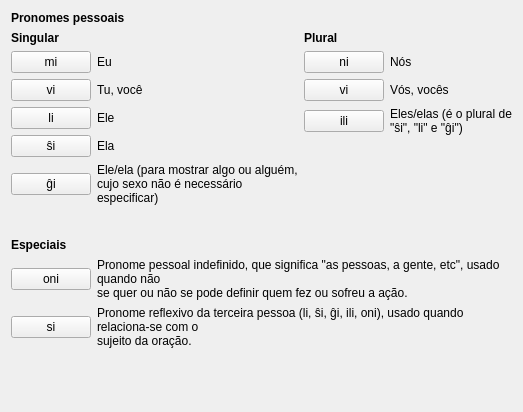
     <widget class="QWidget" name="tab_2">
      <attribute name="icon">
       <iconset resource="ikonoj.qrc">
        <normaloff>:/ikonoj/leciono.png</normaloff>:/ikonoj/leciono.png</iconset>
      </attribute>
      <attribute name="title">
       <string>3</string>
      </attribute>
      <layout class="QVBoxLayout" name="verticalLayout_9" stretch="0,0,1,0,2">
       <item>
        <widget class="titolo" name="Lec01_Label12">
         <property name="font">
          <font>
           <weight>75</weight>
           <bold>true</bold>
          </font>
         </property>
         <property name="text">
          <string notr="true">Pronomes pessoais</string>
         </property>
        </widget>
       </item>
       <item>
        <layout class="QHBoxLayout" name="horizontalLayout_40">
         <item>
          <layout class="QVBoxLayout" name="verticalLayout_6">
           <item>
            <widget class="QLabel" name="Lec01_Label131">
             <property name="font">
              <font>
               <weight>75</weight>
               <bold>true</bold>
              </font>
             </property>
             <property name="text">
              <string notr="true">Singular</string>
             </property>
             <property name="wordWrap">
              <bool>true</bool>
             </property>
            </widget>
           </item>
           <item>
            <layout class="QHBoxLayout" name="horizontalLayout_10">
             <item>
              <widget class="klakbutono" name="Lec01_Button183">
               <property name="sizePolicy">
                <sizepolicy hsizetype="Maximum" vsizetype="Fixed">
                 <horstretch>0</horstretch>
                 <verstretch>0</verstretch>
                </sizepolicy>
               </property>
               <property name="maximumSize">
                <size>
                 <width>16777215</width>
                 <height>16777215</height>
                </size>
               </property>
               <property name="text">
                <string notr="true">mi</string>
               </property>
              </widget>
             </item>
             <item>
              <widget class="QLabel" name="Lec01_Label13">
               <property name="text">
                <string notr="true">Eu</string>
               </property>
               <property name="wordWrap">
                <bool>true</bool>
               </property>
              </widget>
             </item>
            </layout>
           </item>
           <item>
            <layout class="QHBoxLayout" name="horizontalLayout_20">
             <item>
              <widget class="klakbutono" name="Lec01_Button184">
               <property name="sizePolicy">
                <sizepolicy hsizetype="Maximum" vsizetype="Fixed">
                 <horstretch>0</horstretch>
                 <verstretch>0</verstretch>
                </sizepolicy>
               </property>
               <property name="maximumSize">
                <size>
                 <width>16777215</width>
                 <height>16777215</height>
                </size>
               </property>
               <property name="text">
                <string notr="true">vi</string>
               </property>
              </widget>
             </item>
             <item>
              <widget class="QLabel" name="Lec01_Label14">
               <property name="text">
                <string notr="true">Tu, você</string>
               </property>
               <property name="wordWrap">
                <bool>true</bool>
               </property>
              </widget>
             </item>
            </layout>
           </item>
           <item>
            <layout class="QHBoxLayout" name="horizontalLayout_32">
             <item>
              <widget class="klakbutono" name="Lec01_Button185">
               <property name="sizePolicy">
                <sizepolicy hsizetype="Maximum" vsizetype="Fixed">
                 <horstretch>0</horstretch>
                 <verstretch>0</verstretch>
                </sizepolicy>
               </property>
               <property name="maximumSize">
                <size>
                 <width>16777215</width>
                 <height>16777215</height>
                </size>
               </property>
               <property name="text">
                <string notr="true">li</string>
               </property>
              </widget>
             </item>
             <item>
              <widget class="QLabel" name="Lec01_Label15">
               <property name="text">
                <string notr="true">Ele</string>
               </property>
               <property name="wordWrap">
                <bool>true</bool>
               </property>
              </widget>
             </item>
            </layout>
           </item>
           <item>
            <layout class="QHBoxLayout" name="horizontalLayout_33">
             <item>
              <widget class="klakbutono" name="Lec01_Button186">
               <property name="sizePolicy">
                <sizepolicy hsizetype="Maximum" vsizetype="Fixed">
                 <horstretch>0</horstretch>
                 <verstretch>0</verstretch>
                </sizepolicy>
               </property>
               <property name="maximumSize">
                <size>
                 <width>16777215</width>
                 <height>16777215</height>
                </size>
               </property>
               <property name="text">
                <string notr="true">ŝi</string>
               </property>
              </widget>
             </item>
             <item>
              <widget class="QLabel" name="Lec01_Label16">
               <property name="text">
                <string notr="true">Ela</string>
               </property>
               <property name="wordWrap">
                <bool>true</bool>
               </property>
              </widget>
             </item>
            </layout>
           </item>
           <item>
            <layout class="QHBoxLayout" name="horizontalLayout_34">
             <item>
              <widget class="klakbutono" name="Lec01_Button187">
               <property name="sizePolicy">
                <sizepolicy hsizetype="Maximum" vsizetype="Fixed">
                 <horstretch>0</horstretch>
                 <verstretch>0</verstretch>
                </sizepolicy>
               </property>
               <property name="maximumSize">
                <size>
                 <width>16777215</width>
                 <height>16777215</height>
                </size>
               </property>
               <property name="text">
                <string notr="true">ĝi</string>
               </property>
              </widget>
             </item>
             <item>
              <widget class="QLabel" name="Lec01_Label17">
               <property name="text">
                <string notr="true">Ele/ela (para mostrar algo ou alguém, 
cujo sexo não é necessário 
especificar)</string>
               </property>
               <property name="wordWrap">
                <bool>true</bool>
               </property>
              </widget>
             </item>
            </layout>
           </item>
          </layout>
         </item>
         <item>
          <layout class="QVBoxLayout" name="verticalLayout_7">
           <item>
            <widget class="QLabel" name="Lec01_Label132">
             <property name="font">
              <font>
               <weight>75</weight>
               <bold>true</bold>
              </font>
             </property>
             <property name="text">
              <string notr="true">Plural</string>
             </property>
             <property name="wordWrap">
              <bool>true</bool>
             </property>
            </widget>
           </item>
           <item>
            <layout class="QHBoxLayout" name="horizontalLayout_35">
             <item>
              <widget class="klakbutono" name="Lec01_Button188">
               <property name="sizePolicy">
                <sizepolicy hsizetype="Maximum" vsizetype="Fixed">
                 <horstretch>0</horstretch>
                 <verstretch>0</verstretch>
                </sizepolicy>
               </property>
               <property name="maximumSize">
                <size>
                 <width>16777215</width>
                 <height>16777215</height>
                </size>
               </property>
               <property name="text">
                <string notr="true">ni</string>
               </property>
              </widget>
             </item>
             <item>
              <widget class="QLabel" name="Lec01_Label18">
               <property name="text">
                <string notr="true">Nós</string>
               </property>
               <property name="wordWrap">
                <bool>true</bool>
               </property>
              </widget>
             </item>
            </layout>
           </item>
           <item>
            <layout class="QHBoxLayout" name="horizontalLayout_36">
             <item>
              <widget class="klakbutono" name="Lec01_Button189">
               <property name="sizePolicy">
                <sizepolicy hsizetype="Maximum" vsizetype="Fixed">
                 <horstretch>0</horstretch>
                 <verstretch>0</verstretch>
                </sizepolicy>
               </property>
               <property name="maximumSize">
                <size>
                 <width>16777215</width>
                 <height>16777215</height>
                </size>
               </property>
               <property name="text">
                <string notr="true">vi</string>
               </property>
              </widget>
             </item>
             <item>
              <widget class="QLabel" name="Lec01_Label19">
               <property name="text">
                <string notr="true">Vós, vocês</string>
               </property>
               <property name="wordWrap">
                <bool>true</bool>
               </property>
              </widget>
             </item>
            </layout>
           </item>
           <item>
            <layout class="QHBoxLayout" name="horizontalLayout_37">
             <item>
              <widget class="klakbutono" name="Lec01_Button190">
               <property name="sizePolicy">
                <sizepolicy hsizetype="Maximum" vsizetype="Fixed">
                 <horstretch>0</horstretch>
                 <verstretch>0</verstretch>
                </sizepolicy>
               </property>
               <property name="maximumSize">
                <size>
                 <width>16777215</width>
                 <height>16777215</height>
                </size>
               </property>
               <property name="text">
                <string notr="true">ili</string>
               </property>
              </widget>
             </item>
             <item>
              <widget class="QLabel" name="Lec01_Label20">
               <property name="text">
                <string notr="true">Eles/elas (é o plural de  &quot;ŝi&quot;, &quot;li&quot; e &quot;ĝi&quot;)</string>
               </property>
               <property name="wordWrap">
                <bool>true</bool>
               </property>
              </widget>
             </item>
            </layout>
           </item>
           <item>
            <spacer name="verticalSpacer_3">
             <property name="orientation">
              <enum>Qt::Vertical</enum>
             </property>
             <property name="sizeHint" stdset="0">
              <size>
               <width>20</width>
               <height>40</height>
              </size>
             </property>
            </spacer>
           </item>
          </layout>
         </item>
        </layout>
       </item>
       <item>
        <spacer name="verticalSpacer_4">
         <property name="orientation">
          <enum>Qt::Vertical</enum>
         </property>
         <property name="sizeHint" stdset="0">
          <size>
           <width>20</width>
           <height>40</height>
          </size>
         </property>
        </spacer>
       </item>
       <item>
        <layout class="QVBoxLayout" name="verticalLayout_8">
         <item>
          <widget class="QLabel" name="Lec01_Label133">
           <property name="font">
            <font>
             <weight>75</weight>
             <bold>true</bold>
            </font>
           </property>
           <property name="text">
            <string notr="true">Especiais</string>
           </property>
          </widget>
         </item>
         <item>
          <layout class="QHBoxLayout" name="horizontalLayout_38">
           <item>
            <widget class="klakbutono" name="Lec01_Button191">
             <property name="sizePolicy">
              <sizepolicy hsizetype="Maximum" vsizetype="Fixed">
               <horstretch>0</horstretch>
               <verstretch>0</verstretch>
              </sizepolicy>
             </property>
             <property name="maximumSize">
              <size>
               <width>16777215</width>
               <height>16777215</height>
              </size>
             </property>
             <property name="text">
              <string notr="true">oni</string>
             </property>
            </widget>
           </item>
           <item>
            <widget class="QLabel" name="Lec01_Label21">
             <property name="text">
              <string notr="true">Pronome pessoal indefinido, que significa &quot;as pessoas, a gente, etc&quot;, usado quando não 
se quer ou não se pode definir quem fez ou sofreu a ação.</string>
             </property>
             <property name="wordWrap">
              <bool>true</bool>
             </property>
            </widget>
           </item>
          </layout>
         </item>
         <item>
          <layout class="QHBoxLayout" name="horizontalLayout_39">
           <item>
            <widget class="klakbutono" name="Lec01_Button192">
             <property name="sizePolicy">
              <sizepolicy hsizetype="Maximum" vsizetype="Fixed">
               <horstretch>0</horstretch>
               <verstretch>0</verstretch>
              </sizepolicy>
             </property>
             <property name="maximumSize">
              <size>
               <width>16777215</width>
               <height>16777215</height>
              </size>
             </property>
             <property name="text">
              <string notr="true">si</string>
             </property>
            </widget>
           </item>
           <item>
            <widget class="QLabel" name="Lec01_Label22">
             <property name="text">
              <string notr="true">Pronome reflexivo da terceira pessoa (li, ŝi, ĝi, ili, oni), usado quando relaciona-se com o 
sujeito da oração.</string>
             </property>
             <property name="wordWrap">
              <bool>true</bool>
             </property>
            </widget>
           </item>
          </layout>
         </item>
        </layout>
       </item>
       <item>
        <spacer name="verticalSpacer">
         <property name="orientation">
          <enum>Qt::Vertical</enum>
         </property>
         <property name="sizeHint" stdset="0">
          <size>
           <width>20</width>
           <height>40</height>
          </size>
         </property>
        </spacer>
       </item>
      </layout>
     </widget>
